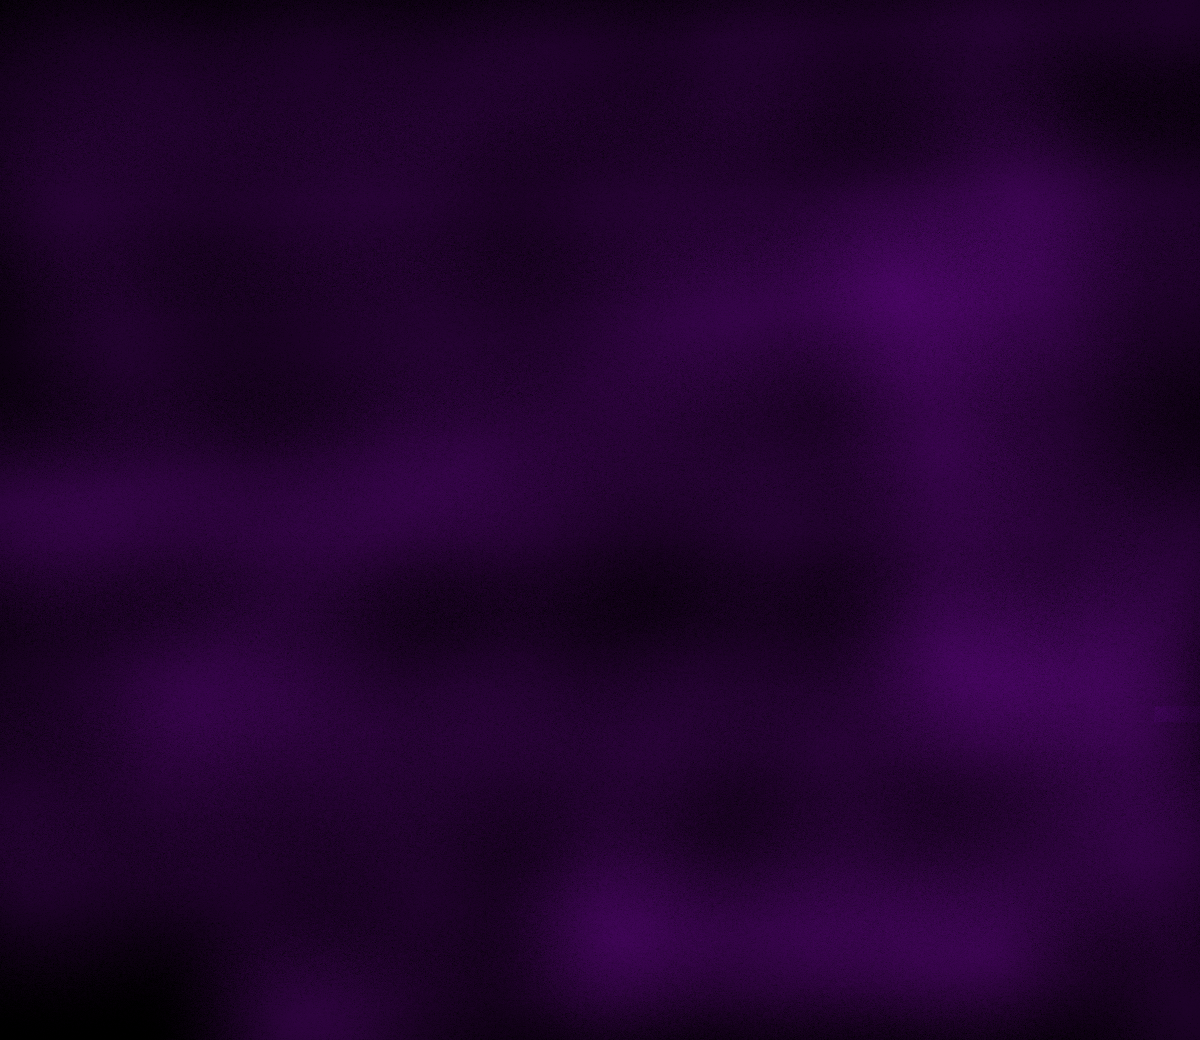

Tiled map render using the project's own tile images. Description and the map definition, with tile-layer contents summarised, below:
An orthogonal 75x65 tile map with 16x16 px tiles, 1 tile layer (AlwaysFront4).

<map version="1.10" tiledversion="1.11.0" orientation="orthogonal" renderorder="right-down" width="75" height="65" tilewidth="16" tileheight="16" infinite="0" nextlayerid="13" nextobjectid="1">
 <tileset firstgid="1" name="z_WinterMist" tilewidth="16" tileheight="16" tilecount="4875" columns="75">
  <image source="WinterMist.png" width="1200" height="1040" />
 </tileset>
 <layer id="9" name="AlwaysFront4" width="75" height="65">
  <data>[4875 cells, 4875 non-empty, 4875 distinct tile ids]</data>
 </layer>
</map>
